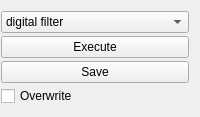
               <widget class="QFrame" name="buttoFrame">
                <layout class="QVBoxLayout" name="verticalLayout_6" stretch="2,1,1,1">
                 <property name="spacing">
                  <number>3</number>
                 </property>
                 <property name="leftMargin">
                  <number>1</number>
                 </property>
                 <item>
                  <widget class="QComboBox" name="comboFilter">
                   <property name="modelColumn">
                    <number>0</number>
                   </property>
                   <item>
                    <property name="text">
                     <string>digital filter</string>
                    </property>
                   </item>
                   <item>
                    <property name="text">
                     <string>exceedance</string>
                    </property>
                   </item>
                   <item>
                    <property name="text">
                     <string>hydro events</string>
                    </property>
                   </item>
                   <item>
                    <property name="text">
                     <string>hydro indices</string>
                    </property>
                   </item>
                   <item>
                    <property name="text">
                     <string>quality</string>
                    </property>
                   </item>
                   <item>
                    <property name="text">
                     <string>resample</string>
                    </property>
                   </item>
                   <item>
                    <property name="text">
                     <string>data values</string>
                    </property>
                   </item>
                   <item>
                    <property name="text">
                     <string>hydro separation</string>
                    </property>
                   </item>
                   <item>
                    <property name="text">
                     <string>integrate</string>
                    </property>
                   </item>
                   <item>
                    <property name="text">
                     <string>compare</string>
                    </property>
                   </item>
                   <item>
                    <property name="text">
                     <string>subtract</string>
                    </property>
                   </item>
                   <item>
                    <property name="text">
                     <string>fill</string>
                    </property>
                   </item>
                   <item>
                    <property name="text">
                     <string>statistics</string>
                    </property>
                   </item>
                   <item>
                    <property name="text">
                     <string>hargreaves</string>
                    </property>
                   </item>
                  </widget>
                 </item>
                 <item>
                  <widget class="QPushButton" name="executeFilter">
                   <property name="text">
                    <string>Execute</string>
                   </property>
                  </widget>
                 </item>
                 <item>
                  <widget class="QPushButton" name="saveFilter">
                   <property name="text">
                    <string>Save</string>
                   </property>
                  </widget>
                 </item>
                 <item>
                  <widget class="QCheckBox" name="overFilter">
                   <property name="text">
                    <string>Overwrite</string>
                   </property>
                  </widget>
                 </item>
                </layout>
               </widget>
